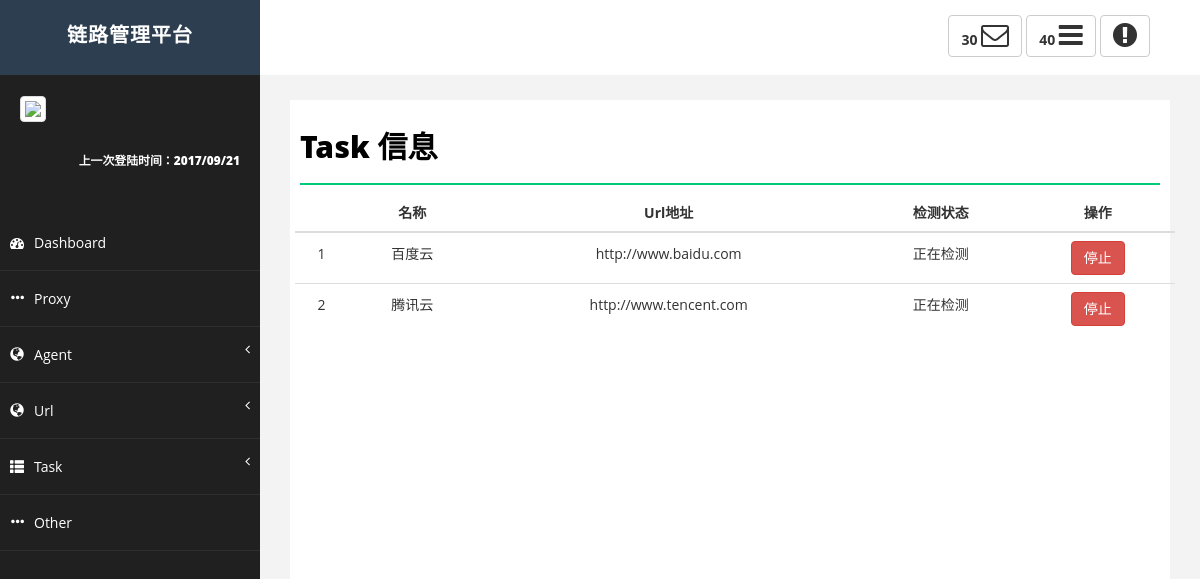
Screenshot of /task_info.html with the database file from the repository.
### GetIpAddress/models.py (models this page shows)
class UrlInfo(models.Model):
    UrlName = models.CharField(max_length=16, verbose_name='Url名称')
    UrlAddress = models.CharField(max_length=128, verbose_name='Url地址')
    Used = models.IntegerField(default=0)
    Checked = models.IntegerField(default=0)

### GetIpAddress/views.py (the view, shortened to what this page needs)
# urls.py: url(r'task_info.html', GetIpAddress.views.task_info),
def task_info(request):
    ret_code = {'status': True}
    if request.method == 'GET':
        available_url = models.UrlInfo.objects.filter(Used=0)
        return render(request, "task_info.html", {'available_url': available_url})

### templates/task_info.html (shortened to what this page needs)
{% extends 'index.html' %}
{% block content_title %}
    <h1 class="page-head-line">Task 信息</h1>
{% endblock %}
{% block content_main %}
    {% if available_url %}
        <div class="table-responsive">
            <table class="table table-hover">
                <thead>
                <tr>
                    <th></th>
                    <th>名称</th>
                    <th>Url地址</th>
                    <th>检测状态</th>
                    <th>操作</th>
                </tr>
                </thead>
                <tbody>
                {% for url in available_url %}
                    <tr style="text-align: center" hid="{{ url.id }}">
                        <td>{{ forloop.counter }}</td>
                        <td>{{ url.UrlName }}</td>
                        <td>{{ url.UrlAddress }}</td>
                        <td>
                            {% if url.Checked == 0 %}
                                没有检测
                            {% elif url.Checked == 1 %}
                                正在检测
                            {% endif %}
                        </td>
                        <td>
                            {% if url.Checked == 0 %}
                                <button type="button" class="btn btn-success" data-toggle="modal" name="begincheck"
                                     url_id="{{ url.id }}">
                                开始
                            </button>
                            {% elif url.Checked == 1 %}
                                <button type="button" class="btn btn-danger" data-toggle="modal" name="stopcheck"
                                     url_id="{{ url.id }}">
                                停止
                            </button>
                            {% endif %}
                        </td>
                    </tr>
                {% endfor %}
                </tbody>
            </table>
        </div>
    {% else %}
        <h4 style="text-align: center">没有正在执行的任务</h4>
    {% endif %}
{% endblock %}

### static/css/basic.css (style rules this page uses)
body { font-family: 'Open Sans', sans-serif; line-height:25px; }
.page-head-line { font-size: 30px; text-transform: capitalize; color: #000; font-weight: 800; padding-bottom: 20px; border-bottom: 2px solid #00CA79; margin-bottom: 10px; }

### templates/task_info.html (style rules this page uses)
.table-responsive { margin-left: 10px }
td { line-height:inherit!important; }
th { text-align: center }

### rows the page displays
UrlInfo: UrlName "百度云", UrlAddress "http://www.baidu.com", Checked "正在检测"
UrlInfo: UrlName "腾讯云", UrlAddress "http://www.tencent.com", Checked "正在检测"
